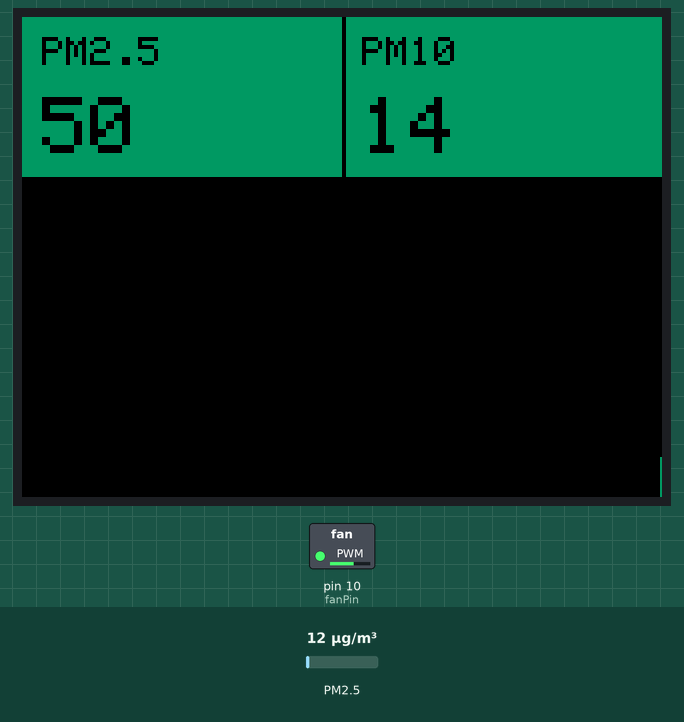
Recording of a sketch running on a simulated Arduino Uno, built with avr-gcc and run on an emulated ATmega328P. Parts: 320×240 colour display, switched loads named in the sketch (green lamp = pin HIGH). The inputs (shaded band) are chosen by the test bench; at power-on: PM2.5 12 µg/m³. What the sketch prints to the serial monitor is not drawn.

Above: at 5.4 s.
Timing chart, 0 to 6.9 s (numbered marks = the images above):
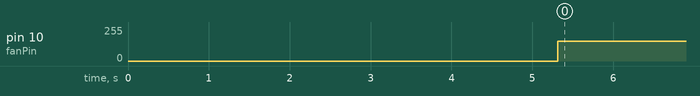

The sketch:

airquality-sds011-tft.ino
```cpp
#include <SPI.h>          // f.k. for Arduino-1.5.2
#include "Adafruit_GFX.h"// Hardware-specific library
#include <MCUFRIEND_kbv.h>
#include <math.h>
#include <TimeLib.h>
#include <SDS011.h>

#define AQI_GREEN 0x04CC
#define AQI_YELLOW 0xFEE6
#define AQI_ORANGE 0xFCC6
#define AQI_RED 0xC806
#define AQI_PURPLE 0x6013
#define AQI_DARKRED 0x7804

MCUFRIEND_kbv tft;
SDS011 sds011;

int dataArray[321]; // My display is 320 pixels wide

int sds011Rx = 12;
int sds011Tx = 11;
int sds011Error;

int fanPin = 10;
int fanMinValue = 150;
int fanMaxValue = 250;
float fanMultiplier = 1.5;

bool haveData = false;
int sleepTime = 5000; // Sleep 5 seconds between measurements

float pm25CurrentValue, pm25Average1MinValue, pm25Average1MinSum;
float pm10CurrentValue, pm10Average1MinValue, pm10Average1MinSum;

int average1MinDivider, average15MinDivider;

time_t average1MinStart, average15MinStart;

float averagePm10DustDensity = 0;
float averagePm25DustDensity = 0;
float finalPm10DustDensity = 0;
float finalPm25DustDensity = 0;
int divider = 0;

int averageOverAQIValues = 15;
int averagePm10AQI = 0;
int averagePm10AQISum = 0;
int averagePm25AQI = 0;
int averagePm25AQISum = 0;
int averageAQIDivider = 0;

void setup() {
    Serial.begin(9600);
    Serial.println();
    uint16_t identifier = tft.readID();
    Serial.print("Detected display ID ");
    Serial.println(identifier, HEX);
    // Make sure the MCUFRIEND_kbv supports the display
    // And that support for the display is not commented out in MCUFRIEND_kbv.cpp
    tft.begin(tft.readID());
    tft.setRotation(3);

    // Blackout whole screen
    tft.fillScreen(TFT_BLACK);

    // Zerofill the array
    for (int i = 0; i <= (tft.width() - 1); i++) {
        dataArray[i] = 0;
    }

    Serial.println("Starting SDS011...");
    sds011.begin(sds011Rx, sds011Tx);

    average1MinStart = now();
}

float AQI(float I_high, float I_low, float C_high, float C_low, float C) {
    return (I_high - I_low) * (C - C_low) / (C_high - C_low) + I_low;
}

uint16_t aqiColour(int aqi) {
    if (aqi <= 50) {
        return AQI_GREEN;
    }
    if (aqi <= 100) {
        return AQI_YELLOW;
    }
    if (aqi <= 150) {
        return AQI_ORANGE;
    }
    if (aqi <= 200) {
        return AQI_RED;
    }
    if (aqi <= 300) {
        return AQI_PURPLE;
    }

    return AQI_DARKRED;
}

void drawAqiLine(int x, int aqi) {
    if (aqi > 400) {
        aqi = 400;
    }

    int yOffset = 0;

    // Draw green
    int drawHeight = map(aqi, 0, 400, 0, ((tft.height() / 3) * 2));
    int y = ((tft.height() - drawHeight) - yOffset);
    tft.drawFastVLine(x, y, drawHeight, AQI_GREEN);

    if (aqi > 50) {
      yOffset = map(50, 0, 400, 0, ((tft.height() / 3) * 2));
      int drawHeight = map((aqi - 50), 0, 400, 0, ((tft.height() / 3) * 2));
      int y = ((tft.height() - drawHeight) - yOffset);

      tft.drawFastVLine(x, y, drawHeight, AQI_YELLOW);
    }
    if (aqi > 100) {
      yOffset = map(100, 0, 400, 0, ((tft.height() / 3) * 2));
      int drawHeight = map((aqi - 100), 0, 400, 0, ((tft.height() / 3) * 2));
      int y = ((tft.height() - drawHeight) - yOffset);

      tft.drawFastVLine(x, y, drawHeight, AQI_ORANGE);
    }
    if (aqi > 150) {
      yOffset = map(150, 0, 400, 0, ((tft.height() / 3) * 2));
      int drawHeight = map((aqi - 150), 0, 400, 0, ((tft.height() / 3) * 2));
      int y = ((tft.height() - drawHeight) - yOffset);

      tft.drawFastVLine(x, y, drawHeight, AQI_RED);
    }
    if (aqi > 200) {
      yOffset = map(200, 0, 400, 0, ((tft.height() / 3) * 2));
      int drawHeight = map((aqi - 200), 0, 400, 0, ((tft.height() / 3) * 2));
      int y = ((tft.height() - drawHeight) - yOffset);

      tft.drawFastVLine(x, y, drawHeight, AQI_PURPLE);
    }
    if (aqi > 300) {
      yOffset = map(300, 0, 400, 0, ((tft.height() / 3) * 2));
      int drawHeight = map((aqi - 300), 0, 400, 0, ((tft.height() / 3) * 2));
      int y = ((tft.height() - drawHeight) - yOffset);

      tft.drawFastVLine(x, y, drawHeight, AQI_DARKRED);
    }
}

float getAverageDustDensity() {
    sds011.wakeup();
    sds011Error = sds011.read(&pm25CurrentValue,&pm10CurrentValue);
    if (!sds011Error) {
        pm25Average1MinSum = (pm25Average1MinSum + pm25CurrentValue);

        pm10Average1MinSum = (pm10Average1MinSum + pm10CurrentValue);

        Serial.println("PM2.5: " + String(pm25DustDensityToAQI(pm25CurrentValue)) + " (" + String(pm25CurrentValue) + ")");
        Serial.println("PM10:  " + String(pm10DustDensityToAQI(pm10CurrentValue)) + " (" + String(pm10CurrentValue) + ")");

        average1MinDivider++;

        // If there is no data, print the first values
        if (haveData == false) {
            // Set the average to current value to show initial values on LCD
            pm25Average1MinValue = pm25CurrentValue;
            pm10Average1MinValue = pm10CurrentValue;
            updateDisplay();
            setFanspeed(pm25DustDensityToAQI(pm25Average1MinValue));

            haveData = true;
        }
    }

    // Calculate and show 1 minute averages;
    if (now() >= (average1MinStart + 60)) {
        pm25Average1MinValue = (pm25Average1MinSum / average1MinDivider);
        pm10Average1MinValue = (pm10Average1MinSum / average1MinDivider);

        Serial.println("Average 1 min PM2.5: " + String(pm25DustDensityToAQI(pm25Average1MinValue)) + " (" + String(pm25Average1MinValue) + ")");
        Serial.println("Average 1 min PM10:  " + String(pm10DustDensityToAQI(pm10Average1MinValue)) + " (" + String(pm10Average1MinValue) + ")");

        updateDisplay();
        setFanspeed(pm25DustDensityToAQI(pm25Average1MinValue));

        average1MinStart = now();
        pm25Average1MinSum = 0;
        pm10Average1MinSum = 0;
        average1MinDivider = 0;
    }
}

float pm10DustDensityToAQI(float density) {
    int d10 = (int) (density * 10);

    if (d10 <= 0) {return 0;}
    else if (d10 <= 540) {return AQI(50, 0, 540, 0, d10);}
    else if (d10 <= 1540) {return AQI(100, 51, 1540, 550, d10);}
    else if (d10 <= 2540) {return AQI(150, 101, 2540, 1550, d10);}
    else if (d10 <= 3540) {return AQI(200, 151, 3540, 2550, d10);}
    else if (d10 <= 4240) {return AQI(300, 201, 4240, 3550, d10);}
    else if (d10 <= 5040) {return AQI(400, 301, 5040, 4250, d10);}
    else if (d10 <= 6040) {return AQI(500, 401, 6040, 5050, d10);}
    else if (d10 <= 10000) {return AQI(1000, 501, 10000, 6050, d10);}
    else {return 1001;}
}

float pm25DustDensityToAQI(float density) {
    int d10 = (int) (density * 10);

    if (d10 <= 0) {return 0;}
    else if (d10 <= 120) {return AQI(50, 0, 120, 0, d10);}
    else if (d10 <= 354) {return AQI(100, 51, 354, 121, d10);}
    else if (d10 <= 554) {return AQI(150, 101, 554, 355, d10);}
    else if (d10 <= 1504) {return AQI(200, 151, 1504, 555, d10);}
    else if (d10 <= 2504) {return AQI(300, 201, 2504, 1505, d10);}
    else if (d10 <= 3504) {return AQI(400, 301, 3504, 2505, d10);}
    else if (d10 <= 5004) {return AQI(500, 401, 5004, 3505, d10);}
    else if (d10 <= 10000) {return AQI(1000, 501, 10000, 5005, d10);}
    else {return 1001;}
}

void printPm10Aqi(int aqi) {
    tft.fillRect((tft.width() / 2), 0, tft.width(), (tft.height() / 3), aqiColour(aqi));
    tft.drawFastVLine(((tft.width() / 2) + 1), 0, (tft.height() / 3), TFT_BLACK);
    tft.setTextColor(TFT_BLACK, aqiColour(aqi));

    tft.setTextSize(2);
    tft.setCursor(((tft.width() / 2) + 10), 10);
    tft.println("PM10");

    tft.setTextSize(4);
    tft.setCursor(((tft.width() / 2) + 10), 40);
    tft.println(aqi);
}

void printPm25Aqi(int aqi) {
    tft.fillRect(0, 0, (tft.width() / 2), (tft.height() / 3), aqiColour(aqi));
    tft.drawFastVLine((tft.width() / 2), 0, (tft.height() / 3), TFT_BLACK);
    tft.setTextColor(TFT_BLACK, aqiColour(aqi));

    tft.setTextSize(2);
    tft.setCursor(10, 10);
    tft.println("PM2.5");

    tft.setTextSize(4);
    tft.setCursor(10, 40);
    tft.println(aqi);
}

void setFanspeed(int aqi) {
  int fanValue = (aqi * fanMultiplier);

  if (fanValue < fanMinValue) {
    fanValue = fanMinValue;
  }
  if (fanValue > fanMaxValue) {
    fanValue = fanMaxValue;
  }

  analogWrite(fanPin, fanValue);
  Serial.println("Set fanspeed to " + String(fanValue));
}

void updateDisplay() {
    printPm10Aqi((int)round(pm10DustDensityToAQI(pm10Average1MinValue)));
    printPm25Aqi((int)round(pm25DustDensityToAQI(pm25Average1MinValue)));

    // Store this current value at the 1st element of the array
    dataArray[0] = (int)round(pm25DustDensityToAQI(pm25Average1MinValue));

    // Clear graph part of screen
    tft.fillRect(0, (tft.height() / 3), tft.width(), tft.height(), TFT_BLACK);

    // Draw lines
    for (int i = 1; i <= tft.width(); i++ ) {
        if (dataArray[(i - 1)] > 0) {
            drawAqiLine((tft.width() - i), dataArray[(i - 1)]);
        }
    }

    // Within the array, shift elements to the right by one step, by copying the adjacent
    // values found on the left of each element. Start the copying process
    // from the right(last) element of the array Leave the first element intact
    for (int i = tft.width(); i >= 2; i--) {
        dataArray[(i - 1)] = dataArray[(i - 2)];
    }
}

void loop() {
    getAverageDustDensity();
    //sds011.sleep();
    delay(sleepTime);
}
```

Measured:
- by itself, pin 10 (fanPin): 0/255 → 150/255 at 5.3 s
